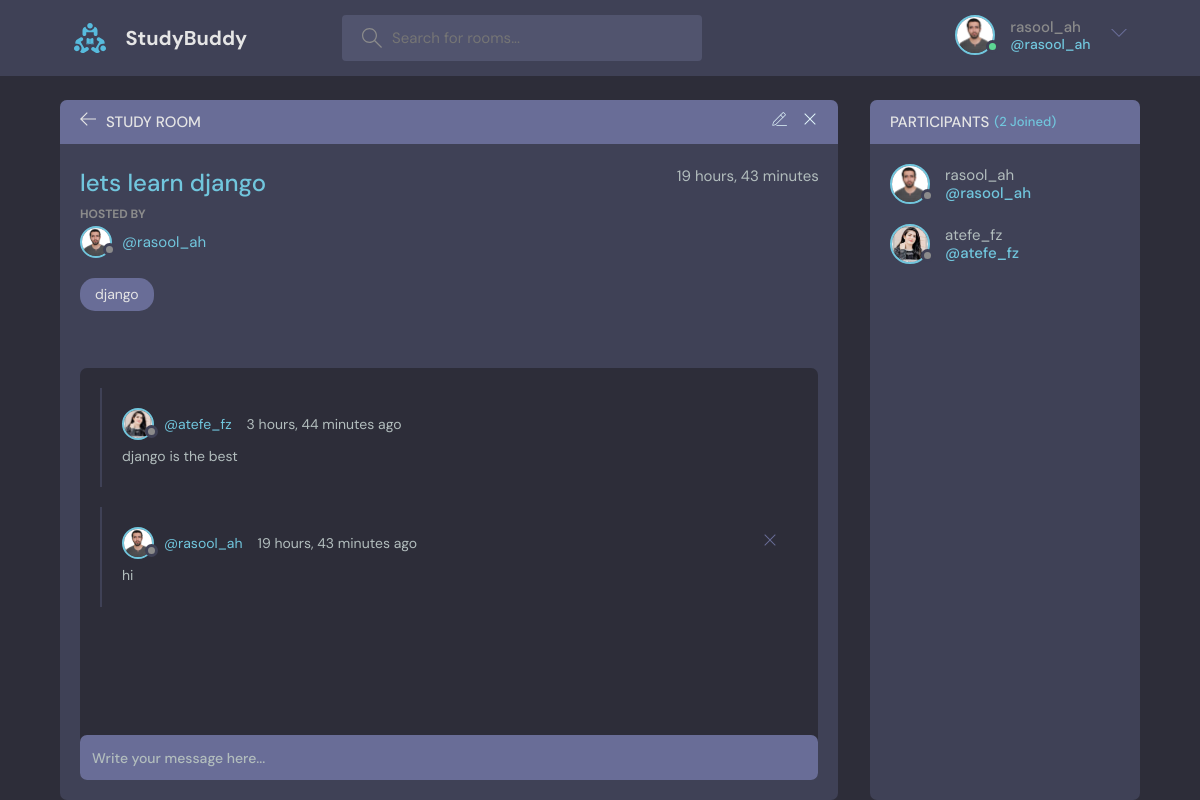
Page /room/1/ (signed in) on the committed database.
### base/models.py (models this page shows, shortened)
class User(AbstractUser):
    name = models.CharField( max_length=200, null=True)
    email = models.EmailField(unique=True, null=True)
    bio = models.TextField(null=True)
    avatar = models.ImageField(null= True, default="avatar.svg")
    USERNAME_FIELD = 'email'
    REQUIRED_FIELDS = []

class Room(models.Model):
    host = models.ForeignKey(User, verbose_name=_("host"), on_delete=models.SET_NULL, null=True)
    topic = models.ForeignKey("base.Topic", verbose_name=_("topic"), on_delete=models.SET_NULL, null=True)
    name = models.CharField(_("name"), max_length=200)
    description = models.TextField(_("description"), null=True, blank=True)
    participant = models.ManyToManyField(User, related_name="participant" , verbose_name=_("participants"))
    updated = models.DateTimeField(_("update"), auto_now=True)
    created = models.DateTimeField(_("create"), auto_now_add=True)
    class Meta:
        db_table = 'Room'
        verbose_name = 'room'
        verbose_name_plural = 'rooms'
        ordering = ["-updated","-created"]

class Topic(models.Model):
    name = models.CharField(_("name"), max_length=200)
    class Meta:
        verbose_name = 'topic'
        verbose_name_plural = 'topics'
    def __str__(self):
        return self.name

class Message(models.Model):
    user = models.ForeignKey(User, verbose_name=_("user"), on_delete=models.CASCADE)
    room = models.ForeignKey("base.Room", verbose_name=_("room"), on_delete=models.CASCADE)
    body = models.TextField(_("body"))
    updated = models.DateTimeField(_("update"), auto_now=True)
    created = models.DateTimeField(_("create"), auto_now_add=True)
    class Meta:
        ordering = ["-updated","-created"]

### base/views.py (the view, shortened to what this page needs)
# urls.py: path("room/<int:id>",views.getRooms),
def room(request, id):
    room = Room.objects.get(pk=id)
    comments = room.message_set.all()
    participents = room.participant.all()
    context={"room": room, "comments": comments, "participents": participents}
    return render(request, "base/room.html", context )

### base/templates/base/room.html (shortened to what this page needs)
{% extends "main.html" %}
{% block content %}
    <main class="profile-page layout layout--2">
      <div class="container">
        <div class="room">
          <div class="room__top">
            <div class="room__topLeft">
              <a href="{%url 'home' %}">
                <svg version="1.1" xmlns="http://www.w3.org/2000/svg" width="32" height="32" viewBox="0 0 32 32">
                  <title>arrow-left</title>
                  <path
                    d="M13.723 2.286l-13.723 13.714 13.719 13.714 1.616-1.611-10.96-10.96h27.625v-2.286h-27.625l10.965-10.965-1.616-1.607z"
                  ></path>
                </svg>
              </a>
              <h3>Study Room</h3>
            </div>
            {% if request.user == room.host %}
            <div class="room__topRight">
              <a href="{% url 'update-room' room.id %}">
              </a>
              <a href="{% url 'delete-room' room.id %}">
                <svg version="1.1" xmlns="http://www.w3.org/2000/svg" width="32" height="32" viewBox="0 0 32 32">
                  <title>remove</title>
                  <path
                    d="M27.314 6.019l-1.333-1.333-9.98 9.981-9.981-9.981-1.333 1.333 9.981 9.981-9.981 9.98 1.333 1.333 9.981-9.98 9.98 9.98 1.333-1.333-9.98-9.98 9.98-9.981z"
                  ></path>
                </svg>
              </a>
            </div>
            {% endif %}
          </div>
          <div class="room__box scroll">
            <div class="room__header scroll">
              <div class="room__info">
                <h3>{{ room.name }}</h3>
                <span>{{ room.created|timesince }}</span>
              </div>
              <div class="room__hosted">
                <p>Hosted By</p>
                <a href="{% url 'user-profile' room.host.id%}" class="room__author">
                  <div class="avatar avatar--small">
                    <img src="{{ room.host.avatar.url }}" />
                  </div>
                  <span>@{{room.host.username}}</span>
                </a>
              </div>
              <span class="room__topics">{{room.topic}}</span>
            </div>
            <div class="room__conversation">
              <div class="threads scroll">
              {% for message in comments  %}
                <div class="thread">
                  <div class="thread__top">
                    <div class="thread__author">
                      <a href="{% url 'user-profile' message.user.id %}" class="thread__authorInfo">
                        <div class="avatar avatar--small">
                          <img src="{{ message.user.avatar.url }}" />
                        </div>
                        <span>@{{message.user.username}}</span>
                      </a>
                      <span class="thread__date">{{message.created|timesince}} ago</span>
                    </div>
                    {% if request.user == message.user %}
                    <a href="{% url 'delete-message' message.id %}">
                      <div class="thread__delete">
                      <svg version="1.1" xmlns="http://www.w3.org/2000/svg" width="32" height="32" viewBox="0 0 32 32">
                        <title>remove</title>
                        <path
                          d="M27.314 6.019l-1.333-1.333-9.98 9.981-9.981-9.981-1.333 1.333 9.981 9.981-9.981 9.98 1.333 1.333 9.981-9.98 9.98 9.98 1.333-1.333-9.98-9.98 9.98-9.981z"
                        ></path>
                      </svg>
                      </div>
                    </a>
                    {% endif %}
                  </div>
                  <div class="thread__details">
                    {{message.body}}
                  </div>
                </div>
                {% endfor %}
              </div>
            </div>
          </div>
          <div class="room__message">
            <form method="post">
              <input name="body" placeholder="Write your message here..." />
            </form>
          </div>
        </div>
        <div class="participants">
          <h3 class="participants__top">Participants <span>({{ participents.count }} Joined)</span></h3>
          <div class="participants__list scroll">
          {% for user in participents  %}
            <a href="{% url 'user-profile' user.id %}" class="participant">
              <div class="avatar avatar--medium">
                <img src="{{ user.avatar.url }}" />
              </div>
              <p>
                {{user.username}}
                <span>@{{user.username}}</span>
              </p>
            </a>
            {% endfor %}
          </div>
        </div>
      </div>
    </main>
    {% endblock content %}

### templates/navbar.html (shortened to what this page needs)
{% load static %}
<header class="header header--loggedIn">
    <div class="container">
      <a href="{% url 'home' %}" class="header__logo">
        <img src="{% static 'images/logo.svg' %}" />
        <h1>StudyBuddy</h1>
      </a>
      <form class="header__search" method="GET" action="{% url 'home' %}">
        <label>
          <input placeholder="Search for rooms..." name="q" />
        </label>
      </form>
      <nav class="header__menu">
        {% if request.user.is_authenticated %}
        <div class="header__user">
          <a href="{% url 'user-profile' request.user.id %}">
            <div class="avatar avatar--medium active">
              <img src="{{ request.user.avatar.url }}" />
            </div>
            <p>{{ request.user.username }} <span>@{{request.user.username}}</span></p>
          </a>
          <button class="dropdown-button">
            <svg version="1.1" xmlns="http://www.w3.org/2000/svg" width="32" height="32" viewBox="0 0 32 32">
              <title>chevron-down</title>
              <path d="M16 21l-13-13h-3l16 16 16-16h-3l-13 13z"></path>
            </svg>
          </button>
        </div>
        {% else %}
        <a href="{% url 'login' %}">
          <img src="{% static 'images/avatar.svg' %}" />
          <p>Login</p>
        </a>
        {% endif %}
      </nav>
    </div>
  </header>

### rows in the picture
User: user.avatar (picture), user.username "rasool_ah", avatar (picture), username "rasool_ah"
Room: name "lets learn django", created "19 hours, 43 minutes", host.avatar (picture), host.username "rasool_ah", topic "django"
Message: user.avatar (picture), user.username "atefe_fz", created "3 hours, 44 minutes", body "django is the best"
Message: user.avatar (picture), user.username "rasool_ah", created "19 hours, 43 minutes", body "hi"
User: avatar (picture), username "atefe_fz"

### other values in the picture
{{ participents.count }} "2"
